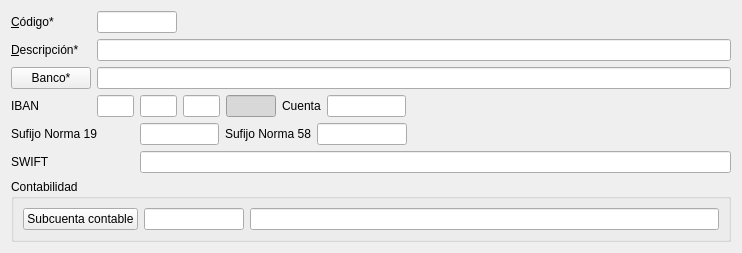
<?xml version="1.0" encoding="UTF-8"?>
<ui version="4.0">
 <class>frmBancos</class>
 <widget class="QWidget" name="frmBancos">
  <property name="geometry">
   <rect>
    <x>0</x>
    <y>0</y>
    <width>742</width>
    <height>241</height>
   </rect>
  </property>
  <property name="windowTitle">
   <string>Cuentas bancarias de Empresa</string>
  </property>
  <property name="windowIcon">
   <iconset>
    <normaloff>:/aplicacion/images/alephLogoIcon.ico</normaloff>:/aplicacion/images/alephLogoIcon.ico</iconset>
  </property>
  <property name="tableName" stdset="0">
   <string>cuentasbanco</string>
  </property>
  <layout class="QGridLayout" name="gridLayout">
   <item row="0" column="0">
    <widget class="QLabel" name="label">
     <property name="text">
      <string>&amp;Código*</string>
     </property>
     <property name="buddy">
      <cstring>db_codcuenta</cstring>
     </property>
    </widget>
   </item>
   <item row="0" column="1" colspan="2">
    <widget class="DBLineEdit" name="db_codcuenta">
     <property name="sizePolicy">
      <sizepolicy hsizetype="Preferred" vsizetype="Fixed">
       <horstretch>0</horstretch>
       <verstretch>0</verstretch>
      </sizepolicy>
     </property>
     <property name="maximumSize">
      <size>
       <width>100</width>
       <height>16777215</height>
      </size>
     </property>
     <property name="toolTip">
      <string>Código único que identifica a la cuenta corriente de empresa. Puede ser alfanumérico.</string>
     </property>
     <property name="statusTip">
      <string>Código único que identifica a la cuenta corriente de empresa. Puede ser alfanumérico.</string>
     </property>
     <property name="whatsThis">
      <string>Código único que identifica a la cuenta corriente de empresa. Puede ser alfanumérico.</string>
     </property>
     <property name="fieldName">
      <string>codcuenta</string>
     </property>
     <property name="dataEditable">
      <bool>true</bool>
     </property>
     <property name="replacePointWithCharacter">
      <bool>true</bool>
     </property>
     <property name="replacePointCharacter">
      <char>
       <unicode>48</unicode>
      </char>
     </property>
    </widget>
   </item>
   <item row="0" column="3" colspan="4">
    <spacer name="horizontalSpacer">
     <property name="orientation">
      <enum>Qt::Horizontal</enum>
     </property>
     <property name="sizeHint" stdset="0">
      <size>
       <width>532</width>
       <height>20</height>
      </size>
     </property>
    </spacer>
   </item>
   <item row="1" column="0">
    <widget class="QLabel" name="lblNombre">
     <property name="text">
      <string>&amp;Descripción*</string>
     </property>
     <property name="buddy">
      <cstring>db_descripcion</cstring>
     </property>
    </widget>
   </item>
   <item row="1" column="1" colspan="6">
    <widget class="DBLineEdit" name="db_descripcion">
     <property name="whatsThis">
      <string>Descripción</string>
     </property>
     <property name="fieldName">
      <string>descripcion</string>
     </property>
     <property name="dataEditable">
      <bool>true</bool>
     </property>
    </widget>
   </item>
   <item row="2" column="0">
    <widget class="DBChooseRecordButton" name="dbcrbCodEntidad">
     <property name="whatsThis">
      <string>Cuenta bancaria en el que se produce el cargo asociado a esta tarjeta.</string>
     </property>
     <property name="text">
      <string>Banco*</string>
     </property>
     <property name="fieldName">
      <string>codentidad</string>
     </property>
     <property name="dataEditable">
      <bool>true</bool>
     </property>
    </widget>
   </item>
   <item row="3" column="0">
    <widget class="QLabel" name="lblNombre_7">
     <property name="text">
      <string>IBAN</string>
     </property>
    </widget>
   </item>
   <item row="3" column="1" colspan="6">
    <layout class="QHBoxLayout" name="horizontalLayout">
     <item>
      <widget class="DBLineEdit" name="db_iban">
       <property name="maximumSize">
        <size>
         <width>37</width>
         <height>16777215</height>
        </size>
       </property>
       <property name="layoutDirection">
        <enum>Qt::RightToLeft</enum>
       </property>
       <property name="fieldName">
        <string>iban</string>
       </property>
       <property name="dataEditable">
        <bool>true</bool>
       </property>
       <property name="autoCompletePopupSize">
        <size>
         <width>500</width>
         <height>200</height>
        </size>
       </property>
       <property name="automaticWidthBasedOnFieldMaxLength">
        <bool>true</bool>
       </property>
      </widget>
     </item>
     <item>
      <widget class="DBLineEdit" name="db_codentidad">
       <property name="maximumSize">
        <size>
         <width>37</width>
         <height>16777215</height>
        </size>
       </property>
       <property name="layoutDirection">
        <enum>Qt::RightToLeft</enum>
       </property>
       <property name="inputMask">
        <string>9999</string>
       </property>
       <property name="fieldName">
        <string>codentidad</string>
       </property>
       <property name="dataEditable">
        <bool>true</bool>
       </property>
       <property name="autoCompletePopupSize">
        <size>
         <width>500</width>
         <height>200</height>
        </size>
       </property>
       <property name="automaticWidthBasedOnFieldMaxLength">
        <bool>true</bool>
       </property>
      </widget>
     </item>
     <item>
      <widget class="DBLineEdit" name="db_codsucursal">
       <property name="maximumSize">
        <size>
         <width>37</width>
         <height>16777215</height>
        </size>
       </property>
       <property name="inputMask">
        <string>9999</string>
       </property>
       <property name="fieldName">
        <string>codsucursal</string>
       </property>
       <property name="dataEditable">
        <bool>true</bool>
       </property>
       <property name="autoCompletePopupSize">
        <size>
         <width>500</width>
         <height>0</height>
        </size>
       </property>
       <property name="automaticWidthBasedOnFieldMaxLength">
        <bool>true</bool>
       </property>
      </widget>
     </item>
     <item>
      <widget class="DBLineEdit" name="db_dc">
       <property name="maximumSize">
        <size>
         <width>50</width>
         <height>16777215</height>
        </size>
       </property>
       <property name="focusPolicy">
        <enum>Qt::NoFocus</enum>
       </property>
       <property name="styleSheet">
        <string notr="true">background-color: rgb(216, 216, 216);</string>
       </property>
       <property name="fieldName">
        <string>dc</string>
       </property>
       <property name="automaticWidthBasedOnFieldMaxLength">
        <bool>true</bool>
       </property>
      </widget>
     </item>
     <item>
      <widget class="QLabel" name="lblNombre_4">
       <property name="sizePolicy">
        <sizepolicy hsizetype="Maximum" vsizetype="Preferred">
         <horstretch>0</horstretch>
         <verstretch>0</verstretch>
        </sizepolicy>
       </property>
       <property name="text">
        <string>Cuenta</string>
       </property>
       <property name="buddy">
        <cstring>db_cuenta</cstring>
       </property>
      </widget>
     </item>
     <item>
      <widget class="DBLineEdit" name="db_cuenta">
       <property name="maximumSize">
        <size>
         <width>79</width>
         <height>16777215</height>
        </size>
       </property>
       <property name="whatsThis">
        <string>Numeración de la tarjeta</string>
       </property>
       <property name="inputMask">
        <string>9999999999</string>
       </property>
       <property name="fieldName">
        <string>cuenta</string>
       </property>
       <property name="dataEditable">
        <bool>true</bool>
       </property>
       <property name="automaticWidthBasedOnFieldMaxLength">
        <bool>true</bool>
       </property>
      </widget>
     </item>
     <item>
      <spacer name="horizontalSpacer_3">
       <property name="orientation">
        <enum>Qt::Horizontal</enum>
       </property>
       <property name="sizeHint" stdset="0">
        <size>
         <width>40</width>
         <height>20</height>
        </size>
       </property>
      </spacer>
     </item>
    </layout>
   </item>
   <item row="4" column="0" colspan="2">
    <widget class="QLabel" name="lblNombre_5">
     <property name="text">
      <string>Sufijo Norma 19</string>
     </property>
     <property name="buddy">
      <cstring>db_sufijo19</cstring>
     </property>
    </widget>
   </item>
   <item row="4" column="2" colspan="2">
    <widget class="DBLineEdit" name="db_sufijo19">
     <property name="sizePolicy">
      <sizepolicy hsizetype="Preferred" vsizetype="Fixed">
       <horstretch>0</horstretch>
       <verstretch>0</verstretch>
      </sizepolicy>
     </property>
     <property name="maximumSize">
      <size>
       <width>100</width>
       <height>16777215</height>
      </size>
     </property>
     <property name="whatsThis">
      <string>Código único que identifica a la tarjeta de crédito</string>
     </property>
     <property name="inputMask">
      <string>999</string>
     </property>
     <property name="fieldName">
      <string>sufijo19</string>
     </property>
     <property name="dataEditable">
      <bool>true</bool>
     </property>
    </widget>
   </item>
   <item row="4" column="4">
    <widget class="QLabel" name="lblNombre_6">
     <property name="text">
      <string>Sufijo Norma 58</string>
     </property>
     <property name="buddy">
      <cstring>db_sufijo58</cstring>
     </property>
    </widget>
   </item>
   <item row="4" column="5">
    <widget class="DBLineEdit" name="db_sufijo58">
     <property name="sizePolicy">
      <sizepolicy hsizetype="Preferred" vsizetype="Fixed">
       <horstretch>0</horstretch>
       <verstretch>0</verstretch>
      </sizepolicy>
     </property>
     <property name="maximumSize">
      <size>
       <width>100</width>
       <height>16777215</height>
      </size>
     </property>
     <property name="whatsThis">
      <string>Código único que identifica a la tarjeta de crédito</string>
     </property>
     <property name="inputMask">
      <string>999</string>
     </property>
     <property name="fieldName">
      <string>sufijo58</string>
     </property>
     <property name="dataEditable">
      <bool>true</bool>
     </property>
    </widget>
   </item>
   <item row="4" column="6">
    <spacer name="horizontalSpacer_2">
     <property name="orientation">
      <enum>Qt::Horizontal</enum>
     </property>
     <property name="sizeHint" stdset="0">
      <size>
       <width>284</width>
       <height>20</height>
      </size>
     </property>
    </spacer>
   </item>
   <item row="5" column="0">
    <widget class="QLabel" name="lblNombre_8">
     <property name="text">
      <string>SWIFT</string>
     </property>
     <property name="buddy">
      <cstring>db_swift</cstring>
     </property>
    </widget>
   </item>
   <item row="5" column="2" colspan="5">
    <widget class="DBLineEdit" name="db_swift">
     <property name="sizePolicy">
      <sizepolicy hsizetype="Preferred" vsizetype="Fixed">
       <horstretch>0</horstretch>
       <verstretch>0</verstretch>
      </sizepolicy>
     </property>
     <property name="whatsThis">
      <string>Código único que identifica a la tarjeta de crédito</string>
     </property>
     <property name="inputMask">
      <string>999</string>
     </property>
     <property name="fieldName">
      <string>swift</string>
     </property>
     <property name="dataEditable">
      <bool>true</bool>
     </property>
    </widget>
   </item>
   <item row="6" column="0" colspan="7">
    <widget class="QGroupBox" name="gbContabilidad">
     <property name="title">
      <string>Contabilidad</string>
     </property>
     <layout class="QHBoxLayout" name="horizontalLayout_2">
      <item>
       <widget class="DBChooseRecordButton" name="db_idsubcuenta">
        <property name="toolTip">
         <string>Cuenta contable de ingresos para </string>
        </property>
        <property name="whatsThis">
         <string>Cuenta contable de ingresos para </string>
        </property>
        <property name="text">
         <string>Subcuenta contable</string>
        </property>
        <property name="fieldName">
         <string>idsubcuenta</string>
        </property>
        <property name="dataEditable">
         <bool>true</bool>
        </property>
       </widget>
      </item>
      <item>
       <widget class="DBLineEdit" name="db_idsubcuenta_text">
        <property name="maximumSize">
         <size>
          <width>100</width>
          <height>16777215</height>
         </size>
        </property>
        <property name="fieldName">
         <string>idsubcuenta</string>
        </property>
        <property name="dataEditable">
         <bool>true</bool>
        </property>
        <property name="autoComplete">
         <set>AlephERP::ValuesFromRelation</set>
        </property>
        <property name="autoCompleteColumn">
         <string>codsubcuenta</string>
        </property>
        <property name="autoCompletePopupSize">
         <size>
          <width>400</width>
          <height>0</height>
         </size>
        </property>
        <property name="autoCompleteVisibleFields">
         <string>codsubcuenta,descripcion</string>
        </property>
        <property name="replacePointWithCharacter">
         <bool>true</bool>
        </property>
       </widget>
      </item>
      <item>
       <widget class="DBLineEdit" name="dbLineEdit_2">
        <property name="fieldName">
         <string>co_subcuentas.descripcion</string>
        </property>
       </widget>
      </item>
     </layout>
    </widget>
   </item>
   <item row="2" column="1" colspan="6">
    <widget class="DBLineEdit" name="db_banco">
     <property name="fieldName">
      <string>bancos.father.nombre</string>
     </property>
    </widget>
   </item>
  </layout>
 </widget>
 <customwidgets>
  <customwidget>
   <class>DBChooseRecordButton</class>
   <extends>QPushButton</extends>
   <header>widgets/dbchooserecordbutton.h</header>
  </customwidget>
  <customwidget>
   <class>DBLineEdit</class>
   <extends>QLineEdit</extends>
   <header>widgets/dblineedit.h</header>
  </customwidget>
 </customwidgets>
 <tabstops>
  <tabstop>db_codcuenta</tabstop>
  <tabstop>db_descripcion</tabstop>
  <tabstop>dbcrbCodEntidad</tabstop>
  <tabstop>db_iban</tabstop>
  <tabstop>db_codentidad</tabstop>
  <tabstop>db_codsucursal</tabstop>
  <tabstop>db_cuenta</tabstop>
  <tabstop>db_sufijo19</tabstop>
  <tabstop>db_sufijo58</tabstop>
  <tabstop>db_swift</tabstop>
  <tabstop>db_idsubcuenta</tabstop>
  <tabstop>db_idsubcuenta_text</tabstop>
  <tabstop>dbLineEdit_2</tabstop>
 </tabstops>
 <resources>
  <include location="../../resources/resources.qrc"/>
 </resources>
 <connections/>
</ui>
